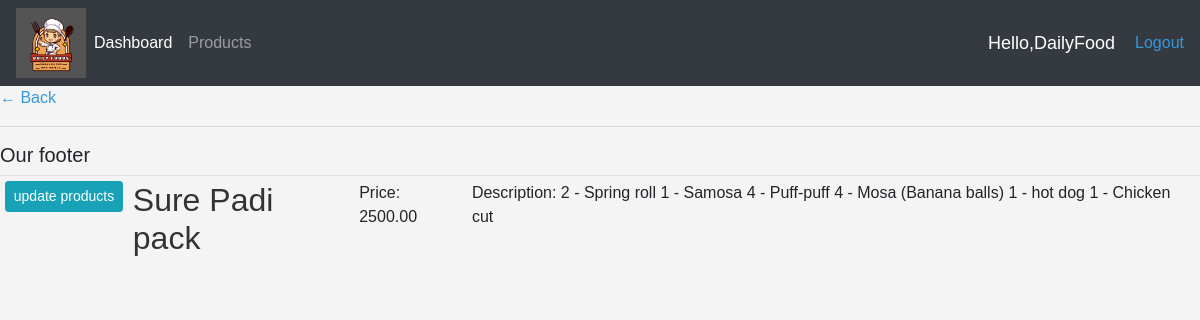
The page /products/4/ (signed in) on the database its author committed.
### smallchop/models.py (models this page shows, shortened)
class Product(models.Model):
    name = models.CharField(max_length=200, null=True)
    price = models.DecimalField(max_digits=7, decimal_places=2)
    description = models.TextField( max_length=500, null=True)
    reviews = models.ManyToManyField('smallchop.Review', blank=True, related_name="product_reviews")
    date_created = models.DateTimeField(auto_now_add=True, null=True)
    category = models.ManyToManyField(Category, related_name='products')
    image = models.ImageField( upload_to="images/products", null=True, blank=True)

### smallchop/decorators.py (the view)
        def wrapper_func(request, *args, **kwargs):
            group = None
            if request.user.groups.exists():
                group = request.user.groups.all()[0].name
            if group in allowed_roles:
              return view_func(request, *args, **kwargs)
            else:
                return HttpResponse('you are not allowed to view this page')

### smallchop/views.py (called while the page is built)
@login_required(login_url='login')
@allowed_users(allowed_roles=['admin'])
def product_detail(request, pk):
    product = get_object_or_404(Product, pk=pk)
    return render(request, 'admin/product_detail.html', {'product': product})

### templates/admin/product_detail.html (shortened to what this page needs)
{% extends 'admin/base.html' %}
{% block content %}
<p><a href="{% url 'product_list' %}">&#8592; Back</a></p>
<table class=" table table-sm">
  <tr>
    <td><a class="btn btn-sm btn-info"  href="{% url 'product_update' product.id %}">update products</a></td>
    <td><h2>{{ product.name }}</h2></td>
    <td><p>Price: {{ product.price }}</p></td>
    <td><p>Description: {{ product.description }}</p></td>
  </tr>
{% endblock %}

### templates/admin/Navbar.html (shortened to what this page needs)
{% load static %}
<nav class="navbar navbar-expand-lg navbar-dark bg-dark">
    <Img src="{% static 'images/logo/Logo2.png' %}" height="70px" width="70px">
    <div class="collapse navbar-collapse" id="navbarNavAltMarkup">
      <ul class="navbar-nav">
        <li class="navbar-nav">
        <a class="nav-link active" href="{% url 'home' %}">Dashboard</a>
        </li>
        <li class="navbar-nav">
        <a class="nav-link" href="{% url 'product_list' %}">Products</a>
        </li>
      </ul>
    </div>
    <span class="hello-msg">Hello,{{request.user}}</span>
    <span><a href="{% url 'logout' %}">Logout</a></span>
</nav>

### static/css/real.css (style rules this page uses)
body { background-color: #ebeff5; }

### static/css/admin.css (style rules this page uses)
body, h1, h2, p, ul, li { margin: 0; padding: 0; }
body { font-family: Arial, sans-serif; background-color: #f4f4f4; }
h2 { color: #333; }
a { text-decoration: none; color: #3498db; }
body, h1, h2, h3, p, ul, li { margin: 0; padding: 0; }
ul { list-style: none; }
li { margin-bottom: 10px; }

### templates/admin/Navbar.html (style rules this page uses)
.hello-msg { font-size: 18px; color: #fff; margin-right: 20px; }

### rows shown on the page
Product: name "Sure Padi pack", price "2500.00", description "2 - Spring roll 1 - Samosa 4 - Puff-puff 4 - Mosa (Banana balls) 1 - hot dog 1 - Chicken cut"

### other values the page prints
{{ request.user }} "DailyFood"
